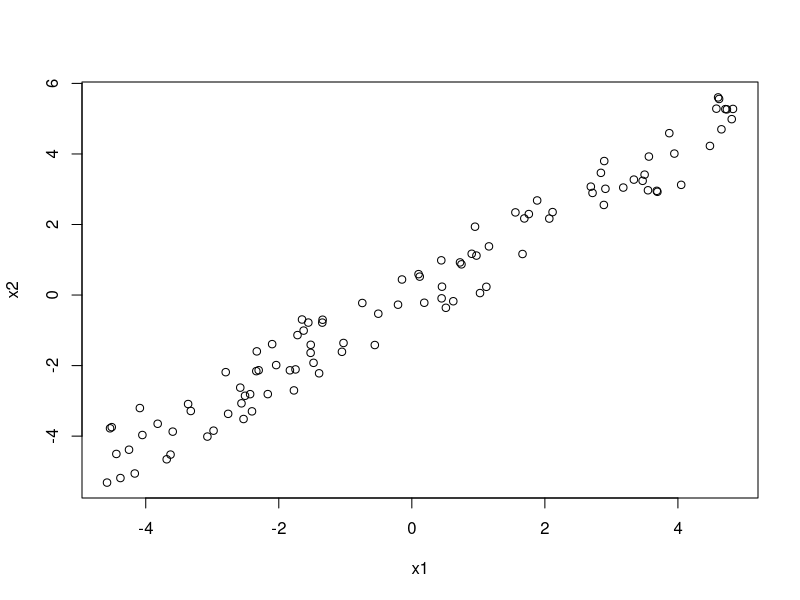
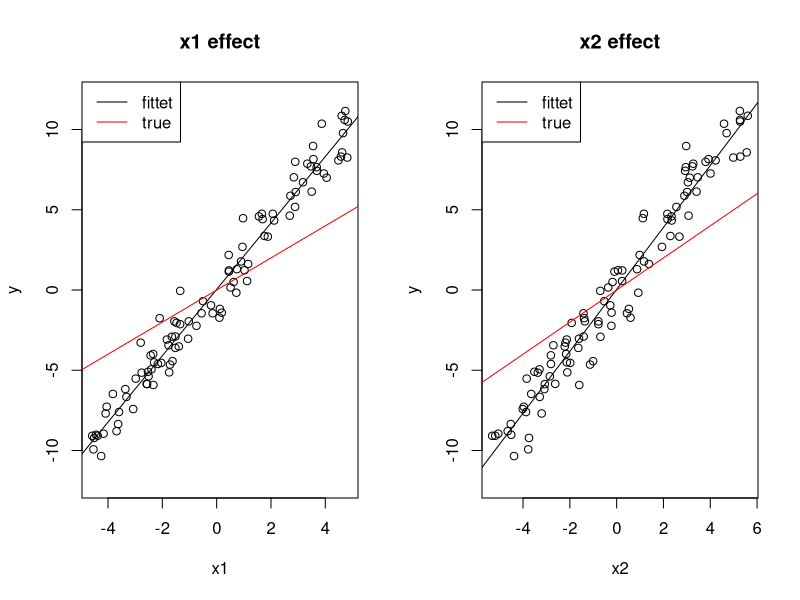

Generate these figures, in order, with R: (Note: this script raises an error after producing the figures.)
## ---- chunk 1
library(effects)
## ---- chunk 2
x1 = runif(100, -5,5)
x2 = x1 + 0.2*runif(100, -5,5)
## ---- chunk 3
plot(x1,x2)
cor(x1, x2)
## ---- chunk 4
y = x1 + x2 + rnorm(100)
## ---- chunk 5
coef(lm(y~x1))
coef(lm(y~x2))
## ---- chunk 6
par(mfrow =c(1,2))
plot(x1, y, main = "x1 effect", ylim = c(-12,12))
abline(lm(y~x1))
abline(0,1, col = "red")
legend("topleft", c("fittet", "true"), lwd=1, col = c("black", "red")) 
plot(x2, y, main = "x2 effect", ylim = c(-12,12))
abline(lm(y~x2))
abline(0,1, col = "red")
legend("topleft", c("fittet", "true"), lwd=1, col = c("black", "red")) 
## ---- chunk 7
coef(lm(y~x1 + x2))
plot(allEffects(lm(y~x1 + x2)), ylim = c(-12,12))
## ---- chunk 8
y = x1 - x2 + rnorm(100)
## ---- chunk 9
coef(lm(y~x1))
coef(lm(y~x2))
## ---- chunk 10
par(mfrow =c(1,2))
plot(x1, y, main = "x1 effect", ylim = c(-12,12))
abline(lm(y~x1))
abline(0,1, col = "red")
legend("topleft", c("fittet", "true"), lwd=1, col = c("black", "red")) 
plot(x2, y, main = "x2 effect", ylim = c(-12,12))
abline(lm(y~x2))
abline(0,1, col = "red")
legend("topleft", c("fittet", "true"), lwd=1, col = c("black", "red")) 
## ---- chunk 11
coef(lm(y~x1 + x2))
plot(allEffects(lm(y~x1 + x2)), ylim = c(-12,12))
## ---- chunk 12
x1 = runif(50, -1,1)
x2 = runif(50, -1,1)
y = x1 + x2 + rnorm(50)

summary(lm(y~x1))
summary(lm(y~x2))
summary(lm(y~x1 + x2))
